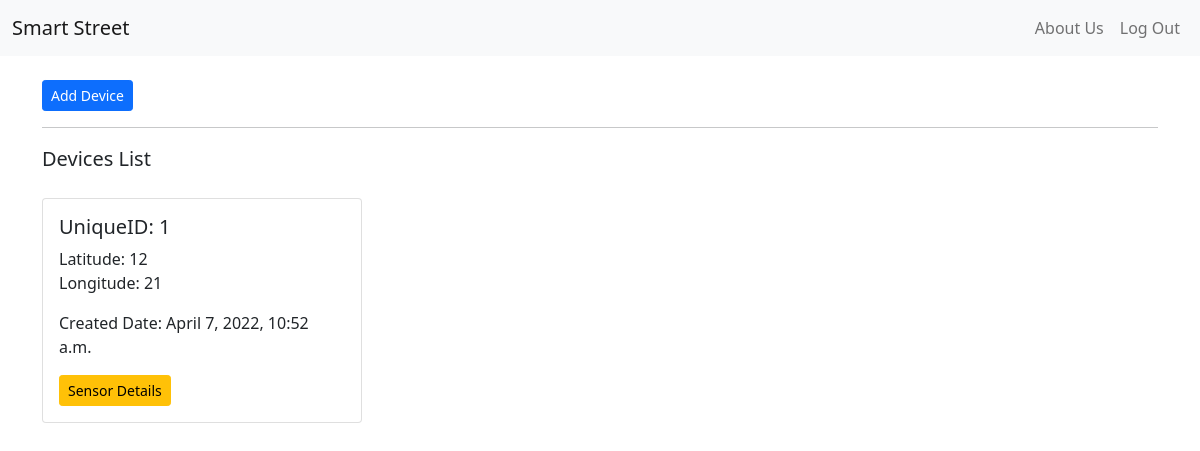
/ (signed in), run on an earlier commit of the app's database.
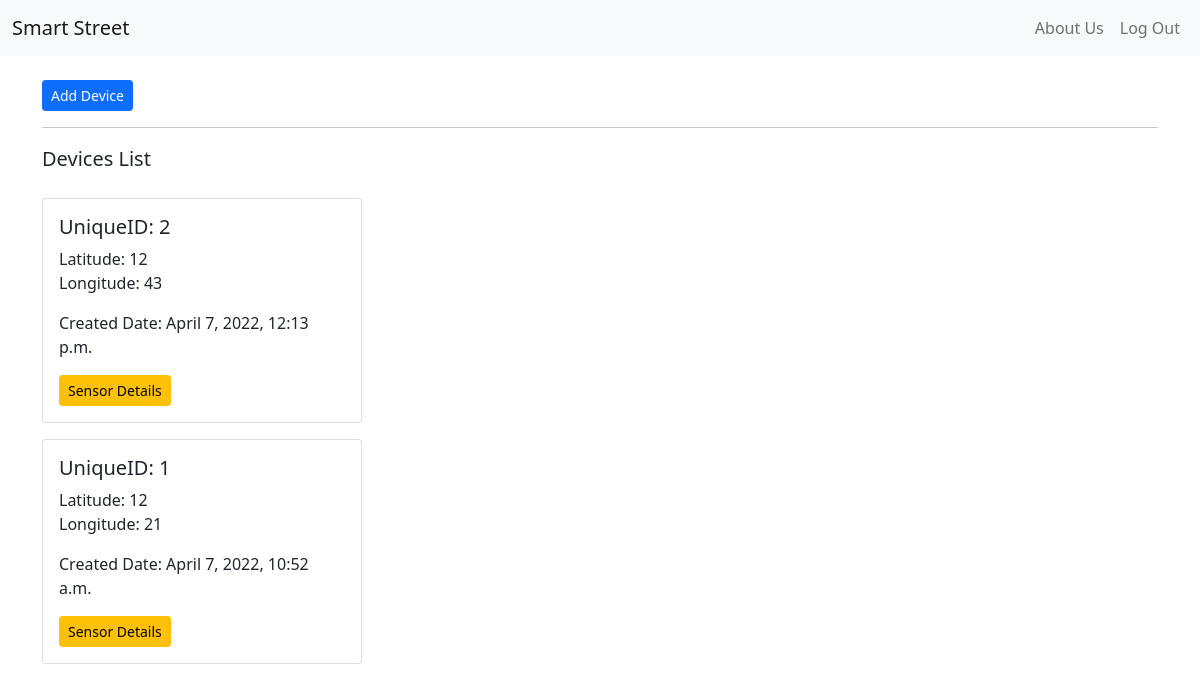
And on a later commit of the database.
### monitor/models.py (models this page shows, shortened)
class Device(models.Model):
    user = models.ForeignKey(User,on_delete=models.CASCADE)
    unique_id = models.PositiveIntegerField()
    lat = models.CharField(max_length=20)
    long = models.CharField(max_length=20)
    data = models.ManyToManyField('SensorValue')
    is_active = models.BooleanField(default=True)
    created_at = models.DateTimeField(auto_now_add=True)
    class Meta:
        ordering = ['-created_at']

### monitor/views.py (the view)
# urls.py: path("", views.index, name="index"),
def index(request):
    if request.user.is_authenticated:
        devices = Device.objects.filter(user=request.user)
        context = {"devices": devices}
        return render(request, "monitor/index.html", context)
    return render(request, "monitor/index_nouser.html")

### monitor/templates/monitor/index.html
{% extends 'base.html' %}
{% block content %}
<p><a class="mt-4 btn btn-primary btn-sm" href="{% url 'create-device' %}">Add Device</a></p>
<hr>
<p class="lead">Devices List</p>
<div class="row">
    {% for device in devices %}
    <div class="col-12 my-2">
        <div class="card" style="width: 20rem;">
            <div class="card-body">
                <h5 class="card-title">UniqueID: {{device.unique_id}}</h5>
                <p class="card-text">Latitude: {{device.lat}} <br>Longitude: {{device.long}}</p>
                <p class="card-text">Created Date: {{device.created_at}}</p>
                <a href="{% url 'device-detail' device.id %}" class="btn btn-warning btn-sm">Sensor Details</a>
            </div>
        </div>
    </div>
    {% empty %}
    <p>No Devices!!</p>
    {% endfor %}
</div>
{% endblock %}

What changed in the data, as far as the page shows it:
added Device: unique_id "2", lat "12", long "43", created_at "April 7, 2022, 12:13 p.m."
